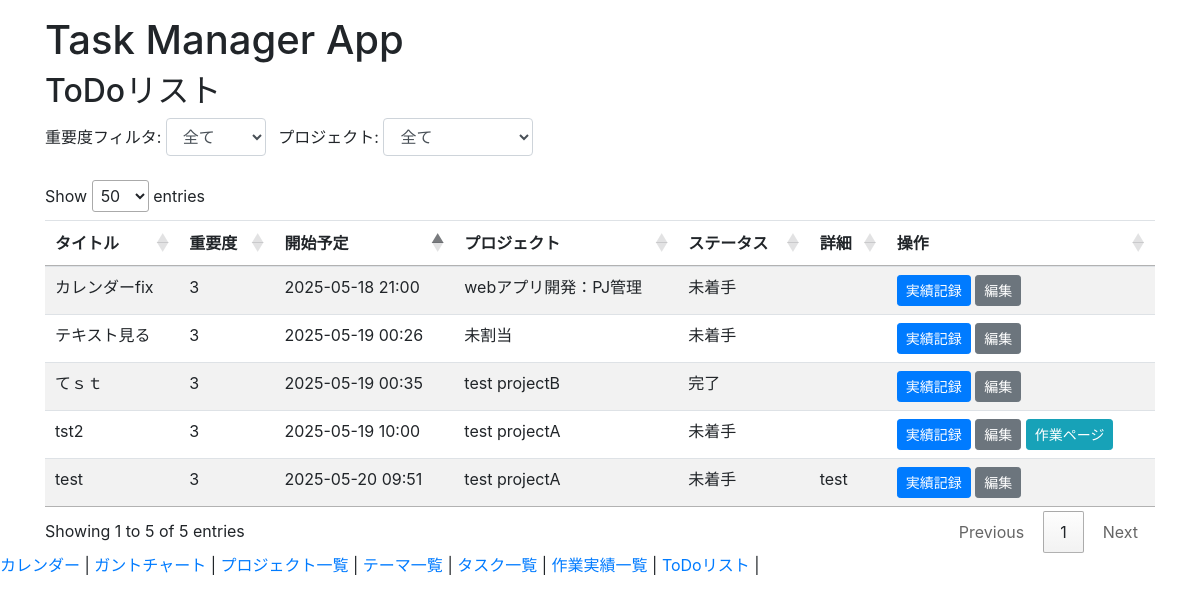
Screenshot of /todo with the database file from the repository.
### app.py (models this page shows)
class Task(db.Model):
    id = db.Column(db.Integer, primary_key=True)
    project_id = db.Column(db.Integer, db.ForeignKey('project.id'), nullable=True)
    theme_id = db.Column(db.Integer, db.ForeignKey('theme.id'), nullable=True)
    created_at = db.Column(db.DateTime, default=datetime.utcnow)
    title = db.Column(db.String(100), nullable=False)
    detail = db.Column(db.String(1000))
    scheduled_start = db.Column(db.DateTime)
    scheduled_end = db.Column(db.DateTime)
    weight = db.Column(db.Integer, default=10)
    status = db.Column(db.String(20), default='未着手')
    is_completed = db.Column(db.Boolean, default=False)
    worklogs = db.relationship('TaskWorkLog', backref='task', lazy=True)
    parent_task_id = db.Column(db.Integer, db.ForeignKey('task.id'), nullable=True)
    subtasks = db.relationship('Task', backref=db.backref('parent_task', remote_side=[id]), lazy=True)

class Project(db.Model):
    id = db.Column(db.Integer, primary_key=True)
    name = db.Column(db.String(100))
    description = db.Column(db.String(500))
    progress = db.Column(db.Integer, default=0)
    status = db.Column(db.String(20), default='未着手')
    scheduled_start = db.Column(db.Date)
    scheduled_end = db.Column(db.Date)
    start_date_actual = db.Column(db.Date)
    end_date_actual = db.Column(db.Date)
    label = db.Column(db.String(100))
    color = db.Column(db.String(7), default=None)  # HEX "#AABBCC"

### app.py (the view)
@app.route('/todo')
def todo_list():
    tasks = Task.query.order_by(Task.scheduled_start).all()
    projects = Project.query.all()
    project_map = {pj.id: pj.name for pj in projects}
    return render_template('todo_list.html', tasks=tasks, projects=projects, project_map=project_map)

### templates/todo_list.html (shortened to what this page needs)
{% extends 'base.html' %}
{% block content %}
<h2>ToDoリスト</h2>
<div class="mb-3">
  <label>重要度フィルタ:
    <select id="importance-filter" class="form-control d-inline-block" style="width:100px;">
      <option value="">全て</option>
    </select>
  </label>
  <label class="ml-2">プロジェクト:
    <select id="project-filter" class="form-control d-inline-block" style="width:150px;">
      <option value="">全て</option>
    </select>
  </label>
</div>
<table id="todo-table" class="table table-striped">
  <thead>
    <tr>
      <th>タイトル</th>
      <th>重要度</th>
      <th>開始予定</th>
      <th>プロジェクト</th>
      <th>ステータス</th>
      <th>詳細</th>
      <th>操作</th>
    </tr>
  </thead>
  <tbody>
    {% for task in tasks %}
    <tr>
      <td>{{ task.title }}</td>
      <td>{{ task.importance or 3 }}</td>
      <td>{{ task.scheduled_start.strftime('%Y-%m-%d %H:%M') if task.scheduled_start else '' }}</td>
      <td>{{ project_map[task.project_id] if task.project_id in project_map else '未割当' }}</td>
      <td>{{ task.status }}</td>
      <td>{{ task.detail or '' }}</td>
      <td>
        <a href="{{ url_for('new_worklog') }}?task_id={{ task.id }}&start_at={{ task.scheduled_start.strftime('%Y-%m-%dT%H:%M') if task.scheduled_start else '' }}" class="btn btn-primary btn-sm">実績記録</a>
        <a href="{{ url_for('edit_task', task_id=task.id) }}" class="btn btn-secondary btn-sm">編集</a>
        {% if task.worklogs|length > 0 %}
            <a href="{{ url_for('worklog_page', worklog_id=task.worklogs[0].id) }}" class="btn btn-info btn-sm">作業ページ</a>
        {% endif %}
      </td>
    </tr>
    {% endfor %}
  </tbody>
</table>
{% endblock %}
{% block scripts %}
<link rel="stylesheet" href="https://cdn.datatables.net/1.13.6/css/jquery.dataTables.min.css">
{% endblock %}

### rows the page displays
Task: title "カレンダーfix", importance "3", scheduled_start "2025-05-18 21:00", status "未着手"
Project: name "webアプリ開発：PJ管理"
Task: title "テキスト見る", importance "3", scheduled_start "2025-05-19 00:26", project_map "未割当", status "未着手"
Task: title "てｓｔ", id "3", scheduled_start "2025-05-19 00:35", status "完了"
Project: name "test projectB"
Task: title "tst2", importance "3", scheduled_start "2025-05-19 10:00", status "未着手"
Project: name "test projectA"
Task: title "test", importance "3", scheduled_start "2025-05-20 09:51", status "未着手", detail "test"
